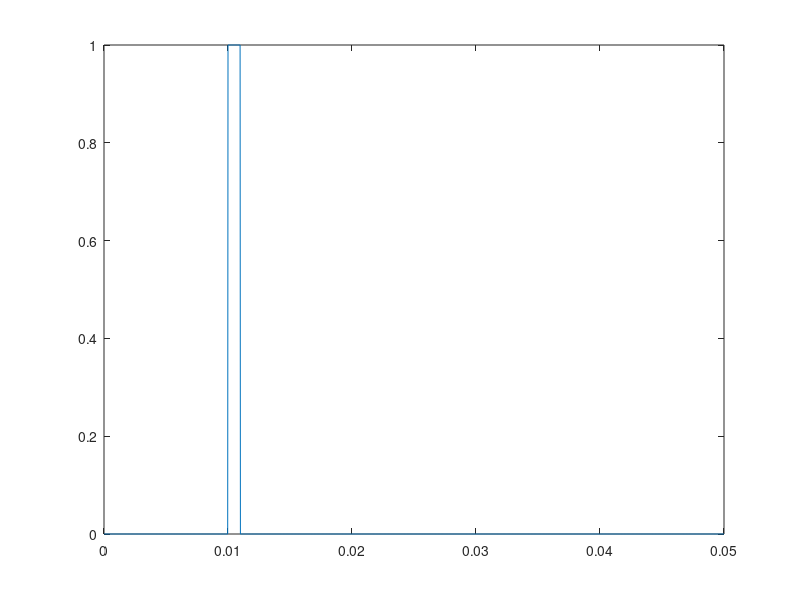

The MATLAB script that drew this image: (Note: this script raises an error after producing the figure.)
clear all;

L = 20.5;
D = 0.02;
linter = 100*D;
lnode = 0.0025;
f = 1000;
dt = 1/(40*f);
t = 0:dt:0.05;
pulse_dur = 0.001;
simulation_dur = 0.05;

reps = ceil((L-lnode)/(lnode+linter));  % One node less than the number of internodes
L = [repmat([lnode;linter],reps,1);lnode];
C = length(L);   % Number of compartments 
N = ones(C,1);
dx = L./N;       % Discr. step in space (mm)
index = zeros(sum(N),1);            
index([1; cumsum(N(1:end-1))+1]) = 1;
index = cumsum(index); 
dxI = dx(index);
x = dxI./2+[0; cumsum(dxI(1:end-1))];   % coordinates of potentials (mm)

%   rectangular
onset = 0.01;
s.Vxt = [t; zeros(1, ceil(onset/dt)) ones(1, ceil(pulse_dur/dt)) zeros(1, ceil((simulation_dur-onset-pulse_dur)/dt)+1)]';
figure(1);
plot(s.Vxt(:,1),s.Vxt(:,2));
s.timeVxt = t;
%   sinusoidal
s.V = {[-1.*x]};

i = 1;
f = i * 1000;
dt = 1/(40*f);
t = 0:dt:0.05;
s.Waveform = [t; sin(2*pi*f*t)]';  
save("combined"+string(i)+".mat","s");

onset = 0.005;
s.Vxt = [t; zeros(1, ceil(onset/dt)) ones(1, ceil(pulse_dur/dt)) zeros(1, ceil((simulation_dur-onset-pulse_dur)/dt)+1)]';
figure(2);
plot(s.Vxt(:,1),s.Vxt(:,2));
i = i + 1;
f = i * 1000;
dt = 1/(40*f);
t = 0:dt:0.05;
s.Waveform = [t; sin(2*pi*f*t)]';  
save("combined"+string(i)+".mat","s");

onset = 0.0035;
s.Vxt = [t; zeros(1, ceil(onset/dt)) ones(1, ceil(pulse_dur/dt)) zeros(1, ceil((simulation_dur-onset-pulse_dur)/dt)+1)]';
figure(3);
plot(s.Vxt(:,1),s.Vxt(:,2));
i = i + 1;
f = i * 1000;
dt = 1/(40*f);
t = 0:dt:0.05;
s.Waveform = [t; sin(2*pi*f*t)]';  
save("combined"+string(i)+".mat","s");

onset = 0.002;
s.Vxt = [t; zeros(1, ceil(onset/dt)) ones(1, ceil(pulse_dur/dt)) zeros(1, ceil((simulation_dur-onset-pulse_dur)/dt)+1)]';
i = i + 2;
f = i * 1000;
dt = 1/(40*f);
t = 0:dt:0.05;
s.Waveform = [t; sin(2*pi*f*t)]';  
save("combined"+string(i)+".mat","s");

save("rectangular.mat", "s");   %   contains sine waveform of 5 kHz frequency, but it is not considered in the equation (sinus_amplitude=0)
figure(i);
plot(s.Waveform(:,1),s.Waveform(:,2))  
title ('Sinusoidal signal')  
xlabel('Time (s)');  
ylabel('Amplitude (V/m)');

for i = 2*i:10:30
    f = i * 1000;
    dt = 1/(40*f);
    t = 0:dt:0.05;
    s.Waveform = [t; sin(2*pi*f*t)]';  
    save("combined"+string(i)+".mat","s");
end

i = i + 20;
f = i * 1000;
dt = 1/(40*f);
t = 0:dt:0.05;
s.Waveform = [t; sin(2*pi*f*t)]';  
save("combined"+string(i)+".mat","s");

i = 2 * i;
f = i * 1000;
dt = 1/(40*f);
t = 0:dt:0.05;
s.Waveform = [t; sin(2*pi*f*t)]';  
save("combined"+string(i)+".mat","s");
